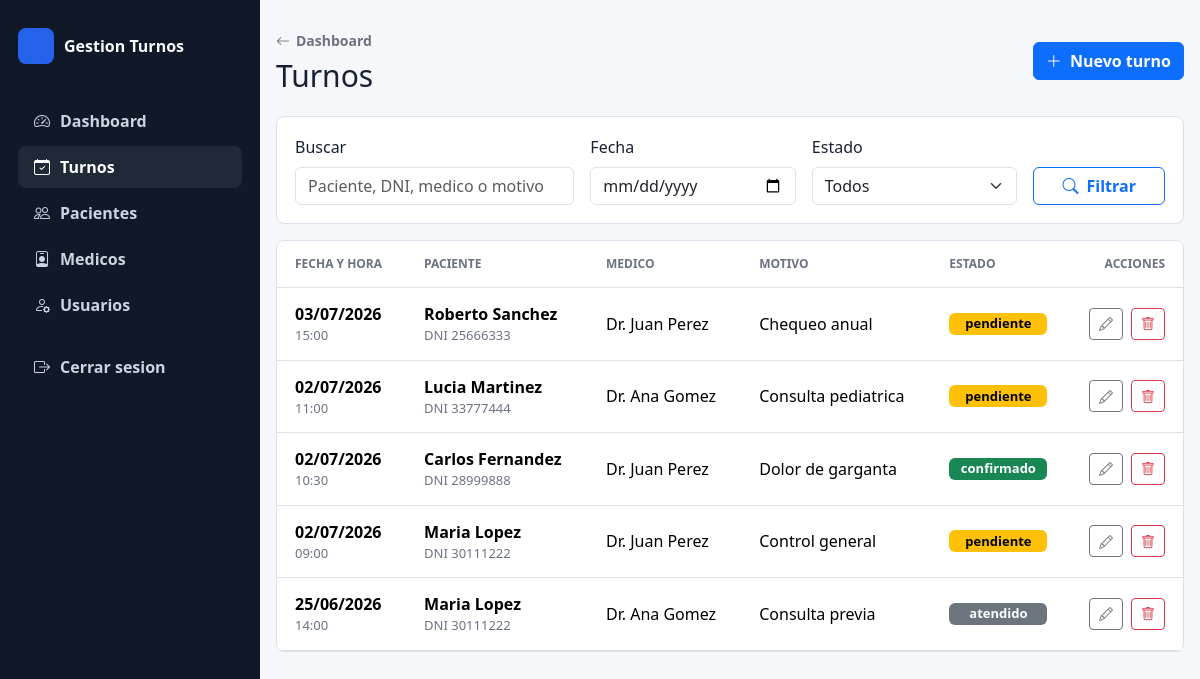
Page /index.php?action=turnos (signed in) on the committed database.
### tables this page shows
CREATE TABLE turnos (
    id INT UNSIGNED AUTO_INCREMENT PRIMARY KEY,
    id_medico INT UNSIGNED NOT NULL,
    id_paciente INT UNSIGNED NOT NULL,
    fecha_hora DATETIME NOT NULL,
    motivo VARCHAR(255) NULL,
    estado ENUM('pendiente', 'confirmado', 'cancelado', 'atendido') NOT NULL DEFAULT 'pendiente',
    created_at TIMESTAMP NOT NULL DEFAULT CURRENT_TIMESTAMP,
    updated_at TIMESTAMP NOT NULL DEFAULT CURRENT_TIMESTAMP ON UPDATE CURRENT_TIMESTAMP,
    UNIQUE KEY uq_turnos_medico_fecha (id_medico, fecha_hora),
    KEY idx_turnos_paciente (id_paciente),
    KEY idx_turnos_fecha (fecha_hora),
    KEY idx_turnos_estado (estado),
    CONSTRAINT fk_turnos_medico
        FOREIGN KEY (id_medico) REFERENCES usuarios (id)
        ON UPDATE CASCADE
        ON DELETE RESTRICT,
    CONSTRAINT fk_turnos_paciente
        FOREIGN KEY (id_paciente) REFERENCES pacientes (id)
        ON UPDATE CASCADE
        ON DELETE RESTRICT
);

CREATE TABLE pacientes (
    id INT UNSIGNED AUTO_INCREMENT PRIMARY KEY,
    dni VARCHAR(20) NOT NULL,
    nombre VARCHAR(100) NOT NULL,
    apellido VARCHAR(100) NOT NULL,
    telefono VARCHAR(50) NULL,
    created_at TIMESTAMP NOT NULL DEFAULT CURRENT_TIMESTAMP,
    updated_at TIMESTAMP NOT NULL DEFAULT CURRENT_TIMESTAMP ON UPDATE CURRENT_TIMESTAMP,
    UNIQUE KEY uq_pacientes_dni (dni),
    KEY idx_pacientes_nombre (apellido, nombre),
    KEY idx_pacientes_busqueda (dni, apellido, nombre)
);

CREATE TABLE usuarios (
    id INT UNSIGNED AUTO_INCREMENT PRIMARY KEY,
    nombre VARCHAR(120) NOT NULL,
    email VARCHAR(150) NOT NULL,
    password VARCHAR(255) NOT NULL,
    rol ENUM('admin', 'recepcionista', 'medico') NOT NULL,
    especialidad VARCHAR(100) NULL,
    matricula VARCHAR(50) NULL,
    created_at TIMESTAMP NOT NULL DEFAULT CURRENT_TIMESTAMP,
    updated_at TIMESTAMP NOT NULL DEFAULT CURRENT_TIMESTAMP ON UPDATE CURRENT_TIMESTAMP,
    UNIQUE KEY uq_usuarios_email (email),
    KEY idx_usuarios_rol (rol),
    KEY idx_usuarios_medico (rol, especialidad, matricula)
);

### controllers/TurnoController.php (called while the page is built, shortened)
<?php
require_once __DIR__ . '/../models/Turno.php';
class TurnoController
{
    private Turno $turnoModel;
    public function __construct()
    {
        $this->turnoModel = new Turno();
    }
    public function index(): void
    {
        $filtros = [
            'estado' => $_GET['estado'] ?? '',
            'fecha' => $_GET['fecha'] ?? '',
            'busqueda' => trim($_GET['busqueda'] ?? ''),
        ];
        $turnos = $this->turnoModel->listar($filtros);
        require_once __DIR__ . '/../views/turnos/index.php';
    }
}

### config/conexion.php (called while the page is built, shortened)
<?php
class conexion
{
    private static ?PDO $conexion = null;
    public static function conexion(): PDO
    {
        $host = 'localhost';
        $port = '3308';
        $db = 'gestion_turnos';
        $user = 'root';
        $pass = 'root';
        $charset = 'utf8mb4';
        $dsn = "mysql:host={$host};port={$port};dbname={$db};charset={$charset}";
        $options = [
            PDO::ATTR_ERRMODE => PDO::ERRMODE_EXCEPTION,
            PDO::ATTR_DEFAULT_FETCH_MODE => PDO::FETCH_ASSOC,
            PDO::ATTR_EMULATE_PREPARES => false,
        ];
        try {
            self::$conexion = new PDO($dsn, $user, $pass, $options);
            return self::$conexion;
        } catch (PDOException $e) {
            error_log('Error de conexión a la base de datos: ' . $e->getMessage());
            throw new RuntimeException('No se pudo conectar a la base de datos.');
        }
    }
}

### models/Turno.php (called while the page is built, shortened)
<?php
require_once __DIR__ . '/../config/conexion.php';
class Turno
{
    private PDO $db;
    public function __construct()
    {
        $this->db = conexion::conexion();
    }
    public function listar(array $filtros = []): array
    {
        $sql = "
            SELECT
                t.id,
                t.id_medico,
                t.id_paciente,
                t.fecha_hora,
                t.motivo,
                t.estado,
                CONCAT(p.nombre, ' ', p.apellido) AS paciente,
                p.dni AS paciente_dni,
                u.nombre AS medico
            FROM turnos t
            INNER JOIN pacientes p ON p.id = t.id_paciente
            INNER JOIN usuarios u ON u.id = t.id_medico
            WHERE 1 = 1
        ";
        $params = [];
        $sql .= ' ORDER BY t.fecha_hora DESC';
        $stmt = $this->db->prepare($sql);
        $stmt->execute($params);
        return $stmt->fetchAll();
    }
}

### views/turnos/index.php (the view, shortened to what this page needs)
<?php
function estadoBadgeTurno(string $estado): string
{
    return match ($estado) {
        'confirmado' => 'text-bg-success',
        'cancelado' => 'text-bg-danger',
        'atendido' => 'text-bg-secondary',
        default => 'text-bg-warning',
    };
}
?>
<!DOCTYPE html>
<html lang="es">
<head>
    <link href="https://cdn.jsdelivr.net/npm/bootstrap@5.3.3/dist/css/bootstrap.min.css" rel="stylesheet">
    <link href="https://cdn.jsdelivr.net/npm/bootstrap-icons@1.11.3/font/bootstrap-icons.css" rel="stylesheet">
    <link href="public/css/turnos.css" rel="stylesheet">
</head>
<body>
    <div class="app-shell">
        <?php require __DIR__ . '/../layouts/sidebar.php'; ?>
    <main class="main-content page-shell">
        <header class="page-header">
            <div>
                <a class="back-link" href="index.php?action=dashboard">
                    <i class="bi bi-arrow-left"></i>
                    <span>Dashboard</span>
                </a>
                <h1>Turnos</h1>
            </div>
            <a class="btn btn-primary" href="index.php?action=turnos_crear">
                <i class="bi bi-plus-lg"></i>
                <span>Nuevo turno</span>
            </a>
        </header>
        <section class="filter-bar">
            <form action="index.php" method="GET" class="row g-3 align-items-end">
                <div class="col-12 col-md-4">
                    <label class="form-label" for="busqueda">Buscar</label>
                    <input
                        class="form-control"
                        type="search"
                        id="busqueda"
                        name="busqueda"
                        data-live-search="#tablaTurnos"
                        value="<?php echo htmlspecialchars($filtros['busqueda'] ?? ''); ?>"
                        placeholder="Paciente, DNI, medico o motivo"
                    >
                </div>
                <div class="col-12 col-md-3">
                    <label class="form-label" for="fecha">Fecha</label>
                    <input
                        class="form-control"
                        type="date"
                        id="fecha"
                        name="fecha"
                        value="<?php echo htmlspecialchars($filtros['fecha'] ?? ''); ?>"
                    >
                </div>
                <div class="col-12 col-md-3">
                    <label class="form-label" for="estado">Estado</label>
                    <select class="form-select" id="estado" name="estado">
                        <option value="">Todos</option>
                    </select>
                </div>
                <div class="col-12 col-md-2 d-grid">
                    <button class="btn btn-outline-primary" type="submit">
                        <i class="bi bi-search"></i>
                        <span>Filtrar</span>
                    </button>
                </div>
            </form>
        </section>
        <section class="data-panel">
            <div class="table-responsive">
                <table class="table align-middle" id="tablaTurnos">
                    <thead>
                        <tr>
                            <th>Fecha y hora</th>
                            <th>Paciente</th>
                            <th>Medico</th>
                            <th>Motivo</th>
                            <th>Estado</th>
                            <th class="text-end">Acciones</th>
                        </tr>
                    </thead>
                    <tbody>
                        <?php foreach ($turnos as $turno): ?>
                            <tr>
                                <td>
                                    <strong><?php echo htmlspecialchars(date('d/m/Y', strtotime($turno['fecha_hora']))); ?></strong>
                                    <span><?php echo htmlspecialchars(date('H:i', strtotime($turno['fecha_hora']))); ?></span>
                                </td>
                                <td>
                                    <strong><?php echo htmlspecialchars($turno['paciente']); ?></strong>
                                    <span>DNI <?php echo htmlspecialchars($turno['paciente_dni']); ?></span>
                                </td>
                                <td><?php echo htmlspecialchars($turno['medico']); ?></td>
                                <td><?php echo htmlspecialchars($turno['motivo'] ?: 'Sin motivo'); ?></td>
                                <td>
                                    <span class="badge <?php echo estadoBadgeTurno($turno['estado']); ?>">
                                        <?php echo htmlspecialchars($turno['estado']); ?>
                                    </span>
                                </td>
                                <td>
                                    <div class="actions">
                                        <a class="btn btn-sm btn-outline-secondary" href="index.php?action=turnos_editar&id=<?php echo (int) $turno['id']; ?>" title="Editar turno">
                                            <i class="bi bi-pencil"></i>
                                        </a>
                                        <form action="index.php?action=turnos_eliminar" method="POST" class="js-delete-form">
                                            <button class="btn btn-sm btn-outline-danger" type="submit" title="Eliminar turno">
                                                <i class="bi bi-trash"></i>
                                            </button>
                                        </form>
                                    </div>
                                </td>
                            </tr>
                        <?php endforeach; ?>
                    </tbody>
                </table>
            </div>
        </section>
    </main>
    </div>
</body>
</html>

### public/css/turnos.css (style rules this page uses)
:root { --bg: #f5f7fb; --surface: #ffffff; --text: #172033; --muted: #6b7280; --line: #d9e0ea; --primary: #2563eb; --primary-dark: #1e40af; }
* { box-sizing: border-box; }
body { min-height: 100vh; margin: 0; background: var(--bg); color: var(--text); font-family: system-ui, -apple-system, BlinkMacSystemFont, "Segoe UI", sans-serif; }
.app-shell { display: grid; grid-template-columns: 260px minmax(0, 1fr); min-height: 100vh; }
.main-content { min-width: 0; }
.page-shell { width: min(1180px, calc(100% - 32px)); margin: 0 auto; padding: 28px 0; }
.page-header { display: flex; align-items: center; justify-content: space-between; gap: 18px; margin-bottom: 22px; }
.page-header h1 { margin: 6px 0 0; font-size: 30px; line-height: 1.2; }
.back-link { display: inline-flex; align-items: center; gap: 6px; color: var(--muted); font-size: 14px; font-weight: 700; text-decoration: none; }
.filter-bar, .data-panel, .form-panel { border: 1px solid var(--line); border-radius: 8px; background: var(--surface); }
.filter-bar { padding: 18px; margin-bottom: 16px; }
.data-panel { overflow: hidden; }
.table { margin-bottom: 0; }
.table th { color: var(--muted); font-size: 12px; text-transform: uppercase; }
.table th, .table td { padding: 14px 18px; }
.table td strong, .table td span { display: block; }
.table td span { color: var(--muted); font-size: 13px; }
.actions { display: flex; justify-content: flex-end; gap: 8px; }
.actions form { margin: 0; }
.actions .btn { display: inline-flex; align-items: center; justify-content: center; width: 34px; height: 32px; padding: 0; }
.btn { font-weight: 700; }
.btn i { margin-right: 4px; }
.actions .btn i { margin-right: 0; }

### rows in the picture
turnos: fecha_hora "03/07/2026", fecha_hora "15:00", paciente "Roberto Sanchez", id_paciente.dni "25666333", id_medico.nombre "Dr. Juan Perez", motivo "Chequeo anual", estado "pendiente"
turnos: fecha_hora "02/07/2026", fecha_hora "11:00", paciente "Lucia Martinez", id_paciente.dni "33777444", id_medico.nombre "Dr. Ana Gomez", motivo "Consulta pediatrica", estado "pendiente"
turnos: fecha_hora "02/07/2026", fecha_hora "10:30", paciente "Carlos Fernandez", id_paciente.dni "28999888", id_medico.nombre "Dr. Juan Perez", motivo "Dolor de garganta", estado "confirmado"
turnos: fecha_hora "02/07/2026", fecha_hora "09:00", paciente "Maria Lopez", id_paciente.dni "30111222", id_medico.nombre "Dr. Juan Perez", motivo "Control general", estado "pendiente"
turnos: fecha_hora "25/06/2026", fecha_hora "14:00", paciente "Maria Lopez", id_paciente.dni "30111222", id_medico.nombre "Dr. Ana Gomez", motivo "Consulta previa", estado "atendido"
